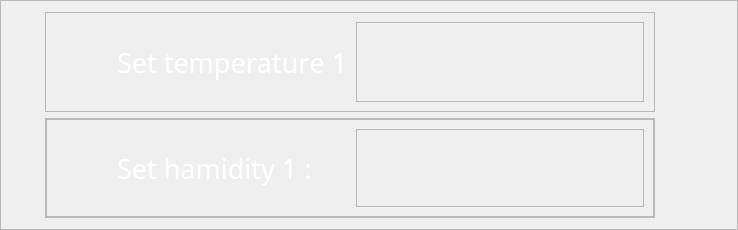
              <widget class="QFrame" name="frame_6">
               <property name="sizePolicy">
                <sizepolicy hsizetype="Expanding" vsizetype="Expanding">
                 <horstretch>1</horstretch>
                 <verstretch>1</verstretch>
                </sizepolicy>
               </property>
               <property name="minimumSize">
                <size>
                 <width>573</width>
                 <height>193</height>
                </size>
               </property>
               <property name="maximumSize">
                <size>
                 <width>16777215</width>
                 <height>255</height>
                </size>
               </property>
               <property name="frameShape">
                <enum>QFrame::StyledPanel</enum>
               </property>
               <property name="frameShadow">
                <enum>QFrame::Raised</enum>
               </property>
               <layout class="QVBoxLayout" name="verticalLayout_4">
                <property name="leftMargin">
                 <number>44</number>
                </property>
                <property name="rightMargin">
                 <number>82</number>
                </property>
                <item alignment="Qt::AlignVCenter">
                 <widget class="QFrame" name="frame_9">
                  <property name="sizePolicy">
                   <sizepolicy hsizetype="Expanding" vsizetype="Expanding">
                    <horstretch>1</horstretch>
                    <verstretch>1</verstretch>
                   </sizepolicy>
                  </property>
                  <property name="minimumSize">
                   <size>
                    <width>445</width>
                    <height>82</height>
                   </size>
                  </property>
                  <property name="maximumSize">
                   <size>
                    <width>16777215</width>
                    <height>100</height>
                   </size>
                  </property>
                  <property name="styleSheet">
                   <string notr="true">#frame_9{
	
	border-image: url(:/images/phptps/frame 1-01.svg);

}</string>
                  </property>
                  <property name="frameShape">
                   <enum>QFrame::StyledPanel</enum>
                  </property>
                  <property name="frameShadow">
                   <enum>QFrame::Raised</enum>
                  </property>
                  <layout class="QHBoxLayout" name="horizontalLayout_3">
                   <property name="rightMargin">
                    <number>10</number>
                   </property>
                   <item>
                    <widget class="QFrame" name="frame_59">
                     <property name="sizePolicy">
                      <sizepolicy hsizetype="Expanding" vsizetype="Expanding">
                       <horstretch>1</horstretch>
                       <verstretch>1</verstretch>
                      </sizepolicy>
                     </property>
                     <property name="minimumSize">
                      <size>
                       <width>195</width>
                       <height>64</height>
                      </size>
                     </property>
                     <property name="styleSheet">
                      <string notr="true">#frame_59{
	border:none;
	background-color: none;

}</string>
                     </property>
                     <property name="frameShape">
                      <enum>QFrame::StyledPanel</enum>
                     </property>
                     <property name="frameShadow">
                      <enum>QFrame::Raised</enum>
                     </property>
                     <layout class="QHBoxLayout" name="horizontalLayout_4">
                      <property name="leftMargin">
                       <number>0</number>
                      </property>
                      <property name="topMargin">
                       <number>0</number>
                      </property>
                      <property name="rightMargin">
                       <number>0</number>
                      </property>
                      <property name="bottomMargin">
                       <number>0</number>
                      </property>
                      <item>
                       <widget class="QLabel" name="temp_image_down_19">
                        <property name="sizePolicy">
                         <sizepolicy hsizetype="Expanding" vsizetype="Expanding">
                          <horstretch>2</horstretch>
                          <verstretch>2</verstretch>
                         </sizepolicy>
                        </property>
                        <property name="minimumSize">
                         <size>
                          <width>44</width>
                          <height>64</height>
                         </size>
                        </property>
                        <property name="styleSheet">
                         <string notr="true">
	image: url(:/images/phptps/tama-sanj-07.svg);</string>
                        </property>
                        <property name="text">
                         <string/>
                        </property>
                       </widget>
                      </item>
                      <item>
                       <widget class="QLabel" name="curent_temp_label_17">
                        <property name="sizePolicy">
                         <sizepolicy hsizetype="Expanding" vsizetype="Expanding">
                          <horstretch>8</horstretch>
                          <verstretch>8</verstretch>
                         </sizepolicy>
                        </property>
                        <property name="minimumSize">
                         <size>
                          <width>233</width>
                          <height>63</height>
                         </size>
                        </property>
                        <property name="font">
                         <font>
                          <family>Bahnschrift SemiLight SemiConde</family>
                          <pointsize>20</pointsize>
                          <weight>50</weight>
                          <italic>false</italic>
                          <bold>false</bold>
                          <underline>false</underline>
                          <strikeout>false</strikeout>
                          <kerning>false</kerning>
                         </font>
                        </property>
                        <property name="styleSheet">
                         <string notr="true">
	
		color: white;
	
</string>
                        </property>
                        <property name="text">
                         <string>Set temperature 1 :</string>
                        </property>
                       </widget>
                      </item>
                      <item>
                       <widget class="QFrame" name="frame_13">
                        <property name="sizePolicy">
                         <sizepolicy hsizetype="Expanding" vsizetype="Expanding">
                          <horstretch>0</horstretch>
                          <verstretch>0</verstretch>
                         </sizepolicy>
                        </property>
                        <property name="minimumSize">
                         <size>
                          <width>148</width>
                          <height>0</height>
                         </size>
                        </property>
                        <property name="inputMethodHints">
                         <set>Qt::ImhFormattedNumbersOnly</set>
                        </property>
                        <property name="frameShape">
                         <enum>QFrame::StyledPanel</enum>
                        </property>
                        <property name="frameShadow">
                         <enum>QFrame::Raised</enum>
                        </property>
                        <layout class="QHBoxLayout" name="horizontalLayout_9">
                         <property name="topMargin">
                          <number>16</number>
                         </property>
                         <property name="rightMargin">
                          <number>21</number>
                         </property>
                         <item>
                          <widget class="QTextEdit" name="textEdit_3">
                           <property name="minimumSize">
                            <size>
                             <width>132</width>
                             <height>0</height>
                            </size>
                           </property>
                           <property name="font">
                            <font>
                             <pointsize>21</pointsize>
                            </font>
                           </property>
                           <property name="styleSheet">
                            <string notr="true">background-color: transparent;
border:none;
color: rgb(255, 255, 255);</string>
                           </property>
                           <property name="verticalScrollBarPolicy">
                            <enum>Qt::ScrollBarAlwaysOff</enum>
                           </property>
                           <property name="horizontalScrollBarPolicy">
                            <enum>Qt::ScrollBarAlwaysOff</enum>
                           </property>
                           <property name="tabChangesFocus">
                            <bool>false</bool>
                           </property>
                           <property name="lineWrapMode">
                            <enum>QTextEdit::NoWrap</enum>
                           </property>
                           <property name="lineWrapColumnOrWidth">
                            <number>2</number>
                           </property>
                           <property name="acceptRichText">
                            <bool>true</bool>
                           </property>
                           <property name="cursorWidth">
                            <number>2</number>
                           </property>
                          </widget>
                         </item>
                        </layout>
                       </widget>
                      </item>
                     </layout>
                    </widget>
                   </item>
                  </layout>
                 </widget>
                </item>
                <item>
                 <widget class="QFrame" name="frame_10">
                  <property name="sizePolicy">
                   <sizepolicy hsizetype="Expanding" vsizetype="Expanding">
                    <horstretch>1</horstretch>
                    <verstretch>1</verstretch>
                   </sizepolicy>
                  </property>
                  <property name="maximumSize">
                   <size>
                    <width>16777215</width>
                    <height>100</height>
                   </size>
                  </property>
                  <property name="styleSheet">
                   <string notr="true">#frame_10{
	
	border-image: url(:/images/phptps/frame 1-01.svg);

}</string>
                  </property>
                  <property name="frameShape">
                   <enum>QFrame::StyledPanel</enum>
                  </property>
                  <property name="frameShadow">
                   <enum>QFrame::Raised</enum>
                  </property>
                  <layout class="QHBoxLayout" name="horizontalLayout_8">
                   <property name="leftMargin">
                    <number>0</number>
                   </property>
                   <property name="topMargin">
                    <number>0</number>
                   </property>
                   <property name="rightMargin">
                    <number>0</number>
                   </property>
                   <property name="bottomMargin">
                    <number>0</number>
                   </property>
                   <item alignment="Qt::AlignVCenter">
                    <widget class="QFrame" name="frame_60">
                     <property name="sizePolicy">
                      <sizepolicy hsizetype="Expanding" vsizetype="Expanding">
                       <horstretch>1</horstretch>
                       <verstretch>1</verstretch>
                      </sizepolicy>
                     </property>
                     <property name="minimumSize">
                      <size>
                       <width>445</width>
                       <height>82</height>
                      </size>
                     </property>
                     <property name="styleSheet">
                      <string notr="true">#frame_59{
	border:none;
	background-color: none;

}</string>
                     </property>
                     <property name="frameShape">
                      <enum>QFrame::StyledPanel</enum>
                     </property>
                     <property name="frameShadow">
                      <enum>QFrame::Raised</enum>
                     </property>
                     <layout class="QHBoxLayout" name="horizontalLayout_6">
                      <item>
                       <widget class="QLabel" name="temp_image_down_20">
                        <property name="sizePolicy">
                         <sizepolicy hsizetype="Expanding" vsizetype="Expanding">
                          <horstretch>2</horstretch>
                          <verstretch>2</verstretch>
                         </sizepolicy>
                        </property>
                        <property name="minimumSize">
                         <size>
                          <width>44</width>
                          <height>62</height>
                         </size>
                        </property>
                        <property name="styleSheet">
                         <string notr="true">
image: url(:/images/phptps/rotobat-07.svg);</string>
                        </property>
                        <property name="text">
                         <string/>
                        </property>
                       </widget>
                      </item>
                      <item>
                       <widget class="QLabel" name="curent_temp_label_18">
                        <property name="sizePolicy">
                         <sizepolicy hsizetype="Expanding" vsizetype="Expanding">
                          <horstretch>8</horstretch>
                          <verstretch>8</verstretch>
                         </sizepolicy>
                        </property>
                        <property name="minimumSize">
                         <size>
                          <width>233</width>
                          <height>63</height>
                         </size>
                        </property>
                        <property name="font">
                         <font>
                          <family>Bahnschrift SemiLight SemiConde</family>
                          <pointsize>20</pointsize>
                          <weight>50</weight>
                          <italic>false</italic>
                          <bold>false</bold>
                          <underline>false</underline>
                          <strikeout>false</strikeout>
                          <kerning>false</kerning>
                         </font>
                        </property>
                        <property name="styleSheet">
                         <string notr="true">
	
		color: white;
	
</string>
                        </property>
                        <property name="text">
                         <string>Set hamidity 1 :</string>
                        </property>
                       </widget>
                      </item>
                      <item>
                       <widget class="QFrame" name="frame_12">
                        <property name="sizePolicy">
                         <sizepolicy hsizetype="Expanding" vsizetype="Expanding">
                          <horstretch>0</horstretch>
                          <verstretch>0</verstretch>
                         </sizepolicy>
                        </property>
                        <property name="minimumSize">
                         <size>
                          <width>148</width>
                          <height>0</height>
                         </size>
                        </property>
                        <property name="inputMethodHints">
                         <set>Qt::ImhFormattedNumbersOnly</set>
                        </property>
                        <property name="frameShape">
                         <enum>QFrame::StyledPanel</enum>
                        </property>
                        <property name="frameShadow">
                         <enum>QFrame::Raised</enum>
                        </property>
                        <layout class="QHBoxLayout" name="horizontalLayout_7">
                         <property name="topMargin">
                          <number>16</number>
                         </property>
                         <property name="rightMargin">
                          <number>21</number>
                         </property>
                         <item>
                          <widget class="QTextEdit" name="textEdit_2">
                           <property name="minimumSize">
                            <size>
                             <width>132</width>
                             <height>0</height>
                            </size>
                           </property>
                           <property name="sizeIncrement">
                            <size>
                             <width>0</width>
                             <height>0</height>
                            </size>
                           </property>
                           <property name="font">
                            <font>
                             <pointsize>21</pointsize>
                            </font>
                           </property>
                           <property name="styleSheet">
                            <string notr="true">background-color: transparent;
border:none;
color: rgb(255, 255, 255);</string>
                           </property>
                           <property name="verticalScrollBarPolicy">
                            <enum>Qt::ScrollBarAlwaysOff</enum>
                           </property>
                           <property name="horizontalScrollBarPolicy">
                            <enum>Qt::ScrollBarAlwaysOff</enum>
                           </property>
                           <property name="lineWrapMode">
                            <enum>QTextEdit::NoWrap</enum>
                           </property>
                          </widget>
                         </item>
                        </layout>
                       </widget>
                      </item>
                     </layout>
                    </widget>
                   </item>
                  </layout>
                 </widget>
                </item>
               </layout>
              </widget>
